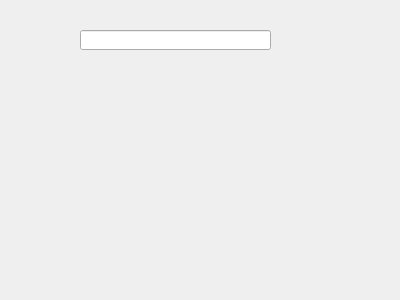
<?xml version="1.0" encoding="UTF-8"?>
<ui version="4.0">
 <class>MyDialog</class>
 <widget class="QDialog" name="MyDialog">
  <property name="geometry">
   <rect>
    <x>0</x>
    <y>0</y>
    <width>400</width>
    <height>300</height>
   </rect>
  </property>
  <property name="windowTitle">
   <string>设置</string>
  </property>
  <widget class="QLineEdit" name="m_IP">
   <property name="geometry">
    <rect>
     <x>80</x>
     <y>30</y>
     <width>191</width>
     <height>20</height>
    </rect>
   </property>
  </widget>
 </widget>
 <resources/>
 <connections/>
</ui>
